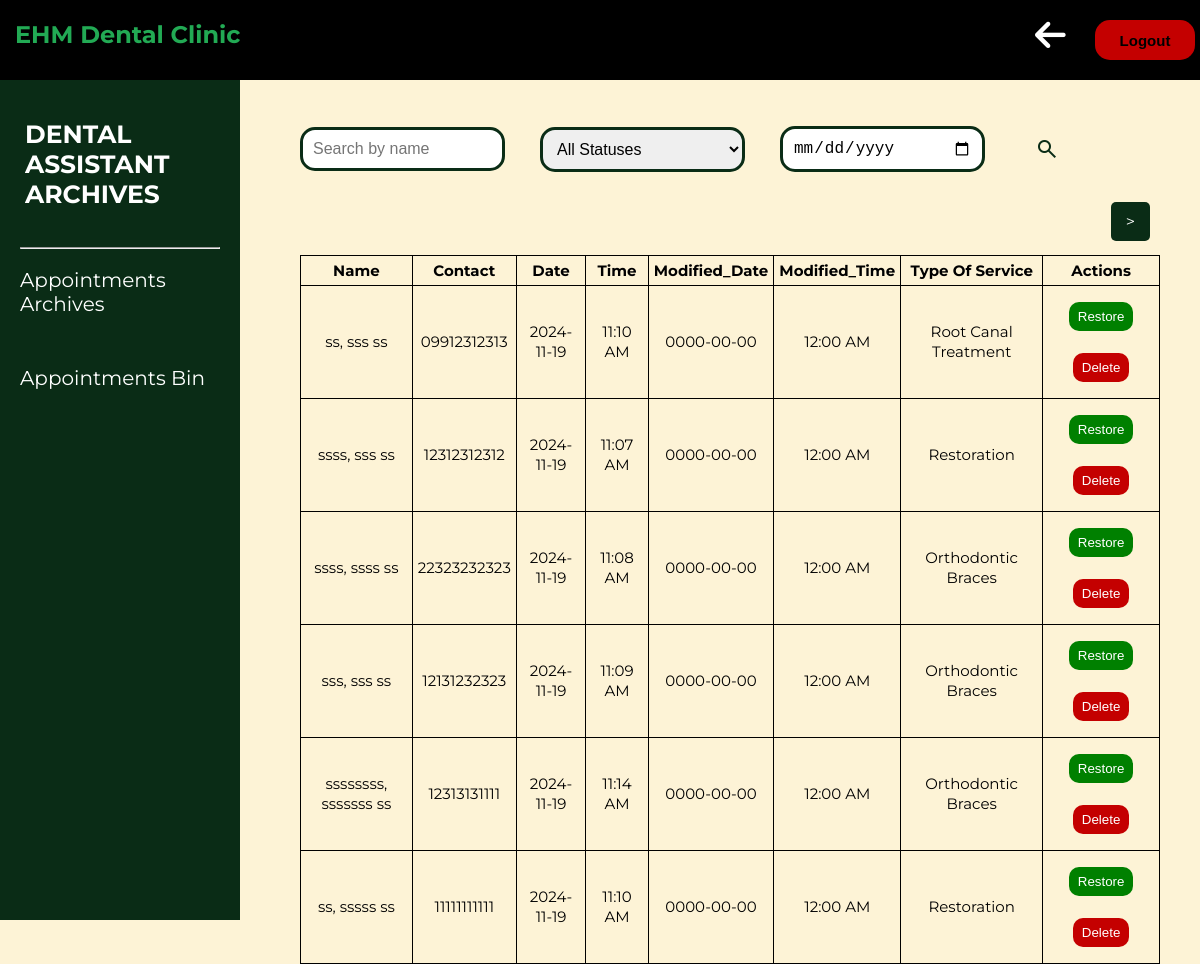
/DENTAL_ASSISTANT/bin.php (signed in), run on the app's committed database.
### tables this page shows
CREATE TABLE `tbl_bin` (
  `id` int(11) NOT NULL,
  `name` varchar(255) NOT NULL,
  `contact` varchar(50) NOT NULL,
  `date` date NOT NULL,
  `time` time NOT NULL,
  `modified_date` date DEFAULT NULL,
  `modified_time` time DEFAULT NULL,
  `modified_by` int(3) DEFAULT NULL,
  `service_type` varchar(100) DEFAULT NULL,
  `status` varchar(50) DEFAULT NULL,
  `deleted_at` datetime DEFAULT NULL
);

CREATE TABLE `tbl_patient` (
  `id` int(11) NOT NULL,
  `first_name` varchar(30) NOT NULL,
  `middle_name` varchar(2) DEFAULT NULL,
  `last_name` varchar(20) NOT NULL
);

CREATE TABLE `tbl_service_type` (
  `id` int(11) NOT NULL,
  `service_type` varchar(50) NOT NULL,
  `price` decimal(10,2) NOT NULL
);

### DENTAL_ASSISTANT/bin.php (the view, shortened to what this page needs)
<?php
include("../dbcon.php");
?>
<!DOCTYPE html>
<html lang="en">
<head>
    <link rel="stylesheet" href="dental_assistant.css">
    <link rel="stylesheet" href="https://cdnjs.cloudflare.com/ajax/libs/font-awesome/6.6.0/css/all.min.css"
 />
</head>
<body>
    <nav>
        <a href="../HOME_PAGE/Home_page.php">
            <div class="logo">
                <h1><span>EHM</span> Dental Clinic</h1>
            </div>
        </a>
        <form method="POST" class="s-buttons" action="../logout.php">
            <a href="dental_assistant_dashboard.php"><i class="fa fa-arrow-left trash"></i></a>
            <button type="submit" class="logout-button">Logout</button>
        </form>
    </nav>
    <div>
        <aside class="sidebar">
            <ul>
                <br>
                <a class="active" href="archives.php">
                    <h3>DENTAL ASSISTANT<br>ARCHIVES</h3>
                </a>
                <br>
                <br>
                <hr>
                <br>
                <li><a href="appointments_archives.php">Appointments Archives</a></a></li>
                <li><a href="bin.php">Appointments Bin</a></li>
            </ul>
        </aside>
    </div>
    <div class="top">
        <div class="content-box">
            <?php
            $resultsPerPage = 6;
            $currentPage = isset($_GET['page']) ? (int) $_GET['page'] : 1;
            $startRow = ($currentPage - 1) * $resultsPerPage;
            $filterName = isset($_GET['name']) ? $_GET['name'] : '';
            $filterStatus = isset($_GET['status']) ? $_GET['status'] : '';
            $filterDate = isset($_GET['date']) ? $_GET['date'] : '';
            $countQuery = "SELECT COUNT(*) as total FROM tbl_bin a
               JOIN tbl_service_type s ON a.service_type = s.id
               JOIN tbl_patient p ON a.id = p.id
               JOIN tbl_status t ON a.status = t.id
               WHERE a.status IN ('1', '2', '3', '4')";
            $countResult = mysqli_query($con, $countQuery);
            $totalCount = mysqli_fetch_assoc($countResult)['total'];
            $totalPages = ceil($totalCount / $resultsPerPage);
            $query = "SELECT a.*,
            s.service_type AS service_name,
            p.first_name, p.middle_name, p.last_name,
            t.status
          FROM tbl_bin a
          JOIN tbl_service_type s ON a.service_type = s.id
          JOIN tbl_patient p ON a.id = p.id
          JOIN tbl_status t ON a.status = t.id
          WHERE a.status IN ('1', '2', '3', '4')";
            $query .= " LIMIT $resultsPerPage OFFSET $startRow";
            $result = mysqli_query($con, $query);
            ?><br><br><br><br>
            <form method="GET" action="" class="search-form">
                <input type="text" name="name" placeholder="Search by name"
                    value="<?php echo htmlspecialchars($filterName); ?>" />
                <select name="status">
                    <option value="">All Statuses</option>
                </select>
                <input type="date" name="date" value="<?php echo htmlspecialchars($filterDate); ?>" />
                <span class="material-symbols-outlined" type = "submit">search</span>
            </form>
            <div class="pagination-container">
                        <?php if ($currentPage < $totalPages): ?>
                            <a href="?page=<?php echo $currentPage + 1; ?>&name=<?php echo htmlspecialchars($filterName); ?>&status=<?php echo htmlspecialchars($filterStatus); ?>"
                                class="pagination-btn"> > </a>
                        <?php endif; ?>
            </div>
        <table class="table table-bordered">
            <thead>
                <tr>
                    <th>Name</th>
                    <th>Contact</th>
                    <th>Date</th>
                    <th>Time</th>
                    <th>Modified_Date</th>
                    <th>Modified_Time</th>
                    <th>Type Of Service</th>
                    <th>Actions</th>
                </tr>
            </thead>
            <tbody>
                <?php
                if (mysqli_num_rows($result) > 0) {
                    while ($row = mysqli_fetch_assoc($result)) {
                        $modified_date = !'' && !empty($row['modified_date']) ? $row['modified_date'] : 'N/A';
                        $modified_time = !'' && !empty($row['modified_time']) ? date("h:i A", strtotime($row['modified_time'])) : 'N/A';
                        $dateToDisplay = !empty($row['date']) ? $row['date'] : 'N/A';
                        $timeToDisplay = !empty($row['time']) ? date("h:i A", strtotime($row['time'])) : 'N/A';
                        echo "<tr>
                        <td>{$row['last_name']}, {$row['first_name']} {$row['middle_name']}</td>
                        <td>{$row['contact']}</td>
                        <td>{$dateToDisplay}</td>
                        <td>{$timeToDisplay}</td>
                        <td>{$modified_date}</td>
                        <td>{$modified_time}</td>
                        <td>{$row['service_name']}</td>
                <td>
                    </form>";
                        if ($row['status'] != 'Restore') {
                            echo "<form method='POST' action='' style='display:inline;'>
                        <input type='hidden' name='id' value='{$row['id']}'>
                        <input type='submit' name='restore' value='Restore'
                        style='background-color:green; color:white; border:none; padding:7px 9px; border-radius:10px; margin:11px 3px; cursor:pointer;'>
                    </form>";
                        }
                        if ($row['status'] != 'Delete') {
                            echo "<form method='POST' action='' style='display:inline;'>
                    <input type='hidden' name='id' value='{$row['id']}'>
                    <input type='submit' name='delete' value='Delete'
                    style='background-color: rgb(196, 0, 0); color:white; border:none; padding:7px 9px; border-radius:10px; margin:11px 3px; cursor:pointer;'>
                </form>";
                        }
                        echo "</td></tr>";
                    }
                } else {
                    echo "<tr><td colspan='8'>No records found</td></tr>";
                }
                ?>
            </tbody>
        </table>
    </div>
    </div>
</body>
</html>

### DENTAL_ASSISTANT/dental_assistant.css (style rules this page uses)
* { margin: 0%; padding: 0%; text-decoration: none; overflow: auto; }
body { background-color: #FDF3D6; font-family: "Montserrat", sans-serif; }
nav { height: 80px; width: 100%; background-color: #000000; position: fixed; overflow: hidden; z-index: 1000; }
nav .logo { float: left; margin: 0px 15px; color: #22AA54; line-height: 70px; transition: transform 0.3s ease-in-out; }
.s-buttons { display: flex; justify-content: flex-end; align-items: center; margin: 18px 5px; gap: 10px; }
.logout-button { width: 100px; height: 40px; font-size: 15px; font-weight: bold; background-color: rgb(196, 0, 0); color: black; cursor: pointer; border: #ff0000; border-radius: 15px; transition: transform 0.3s; }
.trash { width: 50px; height: 40px; font-size: 35px; font-weight: bold; color: white; cursor: pointer; transition: transform 0.3s; }
.sidebar { position: fixed; top: 80px; width: 200px; height: 100vh; background-color: #0A2C16; color: white; padding: 20px; }
.sidebar h3 { font-size: 25px; color: #ffff; text-shadow: none; }
.sidebar ul { list-style: none; padding: 0; }
.sidebar li { margin-bottom: 50px; font-size: 20px; }
.sidebar a { text-decoration: none; color: white; }
hr { color: black; font-weight: 2px; }
.top { margin-left: 300px; margin-right: 40px; }
.content-box { margin-top: 50px; word-wrap: break-word; overflow-wrap: break-word; justify-content: space-between; }
a.active, a:hover { color: #FF9F00; text-shadow: 0px 0px 9px #FF9F00; transition: color .3s, text-shadow .3s; }
.search-form { display: flex; flex-wrap: wrap; gap: 15px; align-items: center; justify-content: flex-start; margin-bottom: 20px; }
input[type="text"], input[type="date"], select { padding: 10px; font-size: 16px; border: 3px solid #0A2C16; border-radius: 15px; outline: none; transition: border-color 0.3s; width: calc(100% / 4 - 10px); box-sizing: border-box; margin-right: 20px; }
.material-symbols-outlined { all: unset; font-family: "Material Symbols Outlined"; color: #0A2C16; cursor: pointer; font-size: 18px; padding: 10px 15px; border: none; border-radius: 5px; background-color: transparent; transition: background-color 0.3s ease, transform 0.2s ease; }
table, th, td { font-size: 15px; border: 1px solid black; background-color: #FDF3D6; border-collapse: collapse; text-align: center; padding: 5px; }
table { width: 100%; }
td { line-height: 20px; font: clam(); }
.pagination-btn { display: inline-block; padding: 10px 15px; margin: 10px; border: none; border-radius: 5px; background-color: #0A2C16; color: white; text-decoration: none; transition: background-color 0.3s; }
.pagination-container { text-align: right; }
div h3 { margin-left: 5px; color: #fff; }

### data on the page
tbl_bin: tbl_patient.last_name "ss", tbl_patient.first_name "sss", tbl_patient.middle_name "ss", contact "09912312313", date "2024-11-19", time "11:10 AM", modified_date "0000-00-00", modified_time "12:00 AM", tbl_service_type.service_type "Root Canal Treatment"
tbl_bin: tbl_patient.last_name "ssss", tbl_patient.first_name "sss", tbl_patient.middle_name "ss", contact "12312312312", date "2024-11-19", time "11:07 AM", modified_date "0000-00-00", modified_time "12:00 AM", tbl_service_type.service_type "Restoration"
tbl_bin: tbl_patient.last_name "ssss", tbl_patient.first_name "ssss", tbl_patient.middle_name "ss", contact "22323232323", date "2024-11-19", time "11:08 AM", modified_date "0000-00-00", modified_time "12:00 AM", tbl_service_type.service_type "Orthodontic Braces"
tbl_bin: tbl_patient.last_name "sss", tbl_patient.first_name "sss", tbl_patient.middle_name "ss", contact "12131232323", date "2024-11-19", time "11:09 AM", modified_date "0000-00-00", modified_time "12:00 AM", tbl_service_type.service_type "Orthodontic Braces"
tbl_bin: tbl_patient.last_name "ssssssss", tbl_patient.first_name "sssssss", tbl_patient.middle_name "ss", contact "12313131111", date "2024-11-19", time "11:14 AM", modified_date "0000-00-00", modified_time "12:00 AM", tbl_service_type.service_type "Orthodontic Braces"
tbl_bin: tbl_patient.last_name "ss", tbl_patient.first_name "sssss", tbl_patient.middle_name "ss", contact "11111111111", date "2024-11-19", time "11:10 AM", modified_date "0000-00-00", modified_time "12:00 AM", tbl_service_type.service_type "Restoration"
